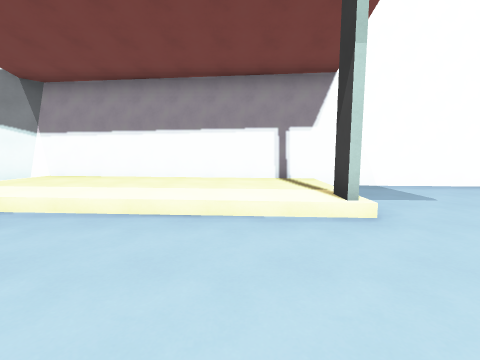
view 1 (above)

16 first-person views from a walk through a Godot game level. The camera is 1.5 m above the floor, tilts 6° down and sees 90° across. The floor is counted in squares, 2 m on a side. Each view is taken from the middle of a square. On the plan, view 1 faces up. The plan holds only what a view shows up to about 9 squares ahead; the rest is blank. The place goes on beyond the plan.

view 2
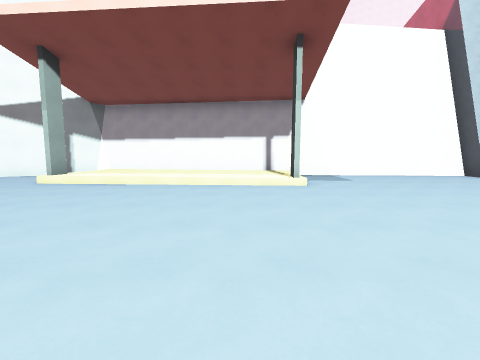

view 3
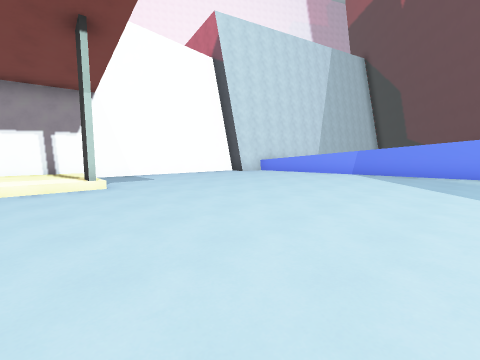

view 4
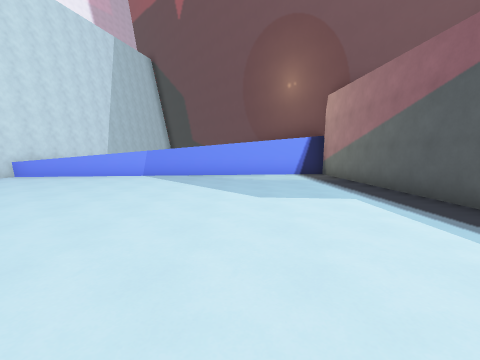

view 5
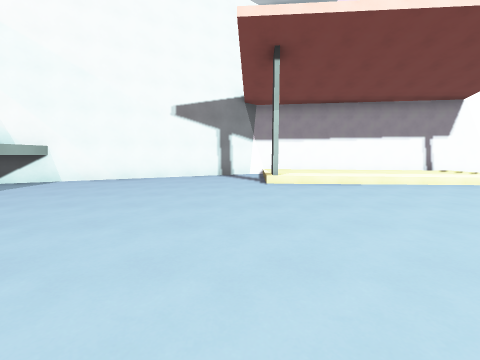

view 6
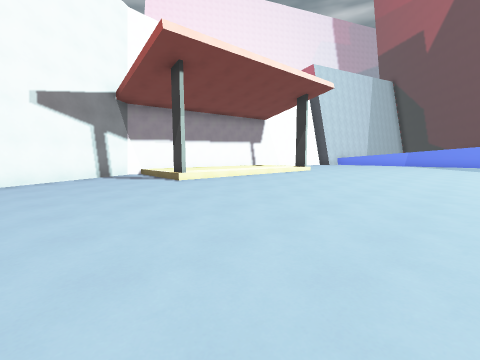

view 7
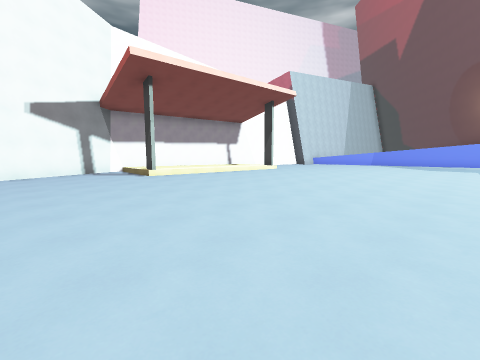

view 8
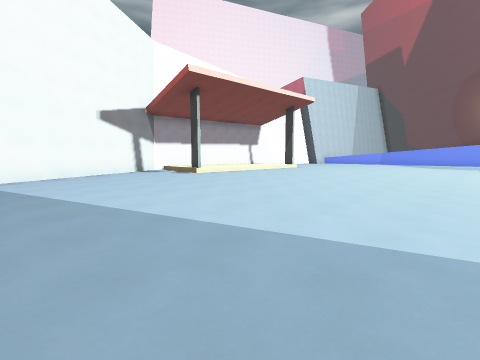

view 9
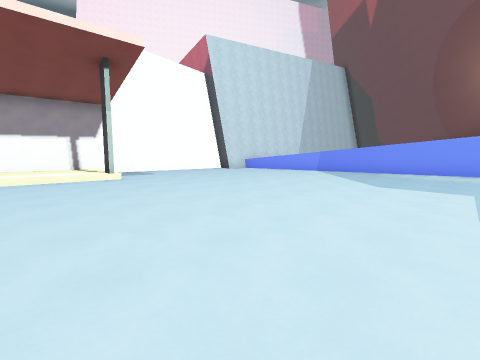

view 10
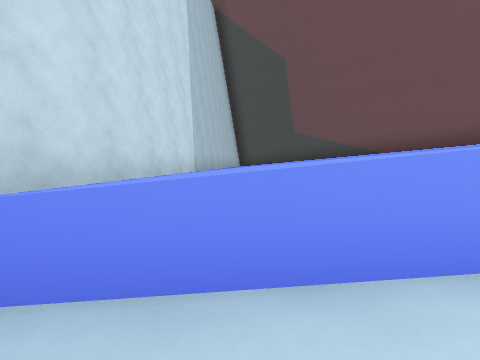

view 11
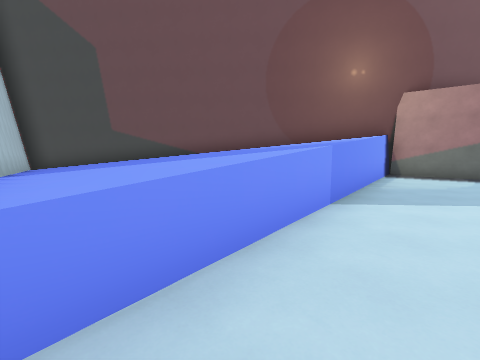

view 12
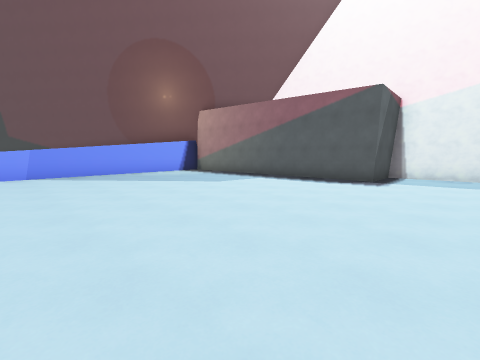

view 13
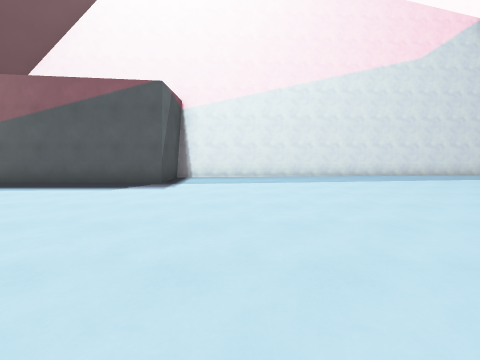

view 14
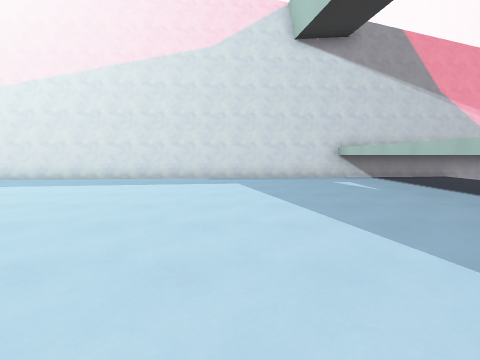

view 15
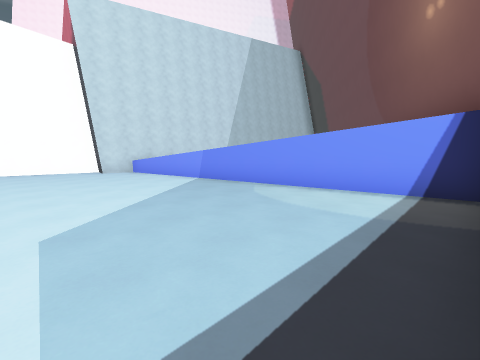

view 16
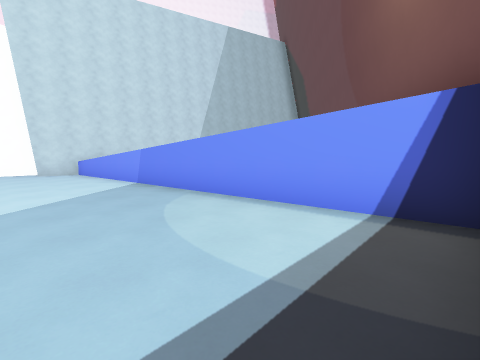

### Floor plan
Key: @ floor where view 1 was taken; # wall or solid block; . main floor; : floor 0.25 m higher than the main floor; + floor 0.5 m higher than the main floor; / step, stairs or slope; = window, fence, low wall or low ledge; ^ raised ledge; P pillar.
Columns run from 12 left of view 1 to 13 right of it. Each row starts with its distance up from view 1.
  7      ##
  6    ###.////##########
  5  ###.../++::::/.....####
  4 ##.....P++++::.......^^^^^
  3 #......//////P.......=^^^^
  2 #....................#^^^^
  1  .................... ^^^^
  0  ...........@.........^^^^
 -1  .....................#^^^
 -2  .....................#  ^
 -3  .....................#
 -4 #.....................##
 -5 #......................#
 -6 #......................#
 -7 #.............#
 -8 #...........###
 -9 #############

Where each view was taken, in squares from view 1:
view 1: 0 up, 0 right, facing up
view 2: 3 down, 0 right, facing up
view 3: 3 down, 0 right, facing up-right
view 4: 3 down, 1 right, facing right
view 5: 3 down, 6 left, facing up
view 6: 3 down, 9 left, facing up-right
view 7: 5 down, 9 left, facing up-right
view 8: 5 down, 11 left, facing up-right
view 9: 5 down, 1 left, facing up-right
view 10: 3 up, 8 right, facing right
view 11: 4 up, 8 right, facing down-right
view 12: 1 up, 0 right, facing down-right
view 13: 0 up, 0 right, facing down
view 14: 1 down, 8 left, facing down
view 15: 6 down, 5 right, facing up-right
view 16: 6 down, 7 right, facing up-right
